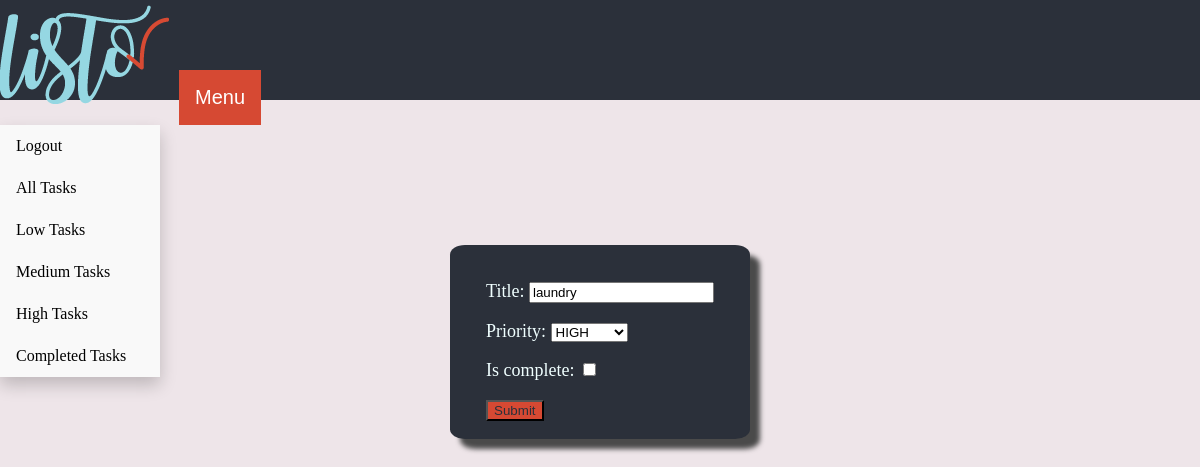
The app's page /task-update/23/ (signed in), older data.
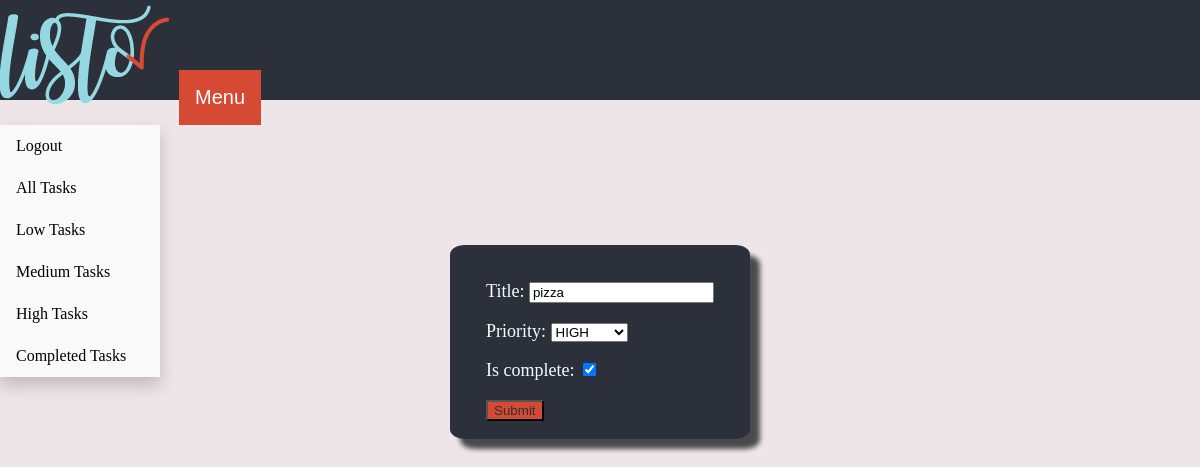
The same page, newer data.
### todolist/models.py (models this page shows, shortened)
class Task(models.Model):
    user = models.ForeignKey(User, on_delete=models.CASCADE, null=True, blank=True)
    title = models.CharField(max_length=200)
    is_complete = models.BooleanField(default=False)
    priority = models.CharField(max_length=50, choices=PRIORITY_CHOICES, default="low")
    created = models.DateTimeField(auto_now_add=True)
    class Meta:
        order_with_respect_to = "user"

### todolist/views.py (the view)
# urls.py: path("task-update/<int:pk>/", TaskUpdate.as_view(), name="update_task"),
class TaskUpdate(LoginRequiredMixin, UpdateView):
    model = Task
    template_name = "task_form.html"
    fields = ["title", "priority", "is_complete"]
    success_url = reverse_lazy("all_tasks")

### todolist/templates/task_form.html
{% extends 'base.html' %} {% block content %}
<div class="login">
  <form method="POST" action="">
    {% csrf_token %} {{form.as_p}}
    <input class="button" type="submit" value="Submit" />
  </form>
</div>
{% endblock content %}

### todolist/templates/base.html (shortened to what this page needs)
{% load static %}
<!DOCTYPE html>
<html lang="en">
  <head>
    <link rel="stylesheet" href="{% static "styles.css" %}">
    <link
  href="http://cdnjs.cloudflare.com/ajax/libs/font-awesome/4.3.0/css/font-awesome.css"
  rel="stylesheet"  type='text/css'>
  </head>
  <body>
    <div class="header">
      <div class="dropdown">
        <img src="ashley\our_to_do_list_try\todolist\static\images\listo_blue.png">
        {% if request.user.is_authenticated %}
        <span>
        <button class="dropbtn">Menu</button>
        <div class="dropcontent">
        {% else %}
        {% comment %} <a href="{% url 'login' %}">Login</a> {% endcomment %}{% endif %}
    </div></div><div>
      <div class = "block">
    {% block content %}{% endblock content %}</div>
  </body>
</html>

### todolist/static/styles.css (style rules this page uses)
body { margin: auto; width: 100%; height: 100%; background-color: #EEE5E9; }
.block { margin: auto; width: 50%; margin-top: 10%; }
.header { width: 100%; background-color: #2B303A; height: 100px; margin-bottom: 2em; }
.login { width: fit-content; padding: 1em; margin: auto; border: 10px #92DCE5; background-color: #2B303A; color: #000000; font-size: large; border-radius: 5%; box-shadow: 10px 10px 5px rgb(74, 74, 74); color: azure; padding-left: 2em; padding-right: 2em; }
.button { width: fit-content; background-color: #D64933; color: #2B303A; }
.dropbtn { background-color: #2B303A; color: white; padding: 16px; font-size: 20px; border: none; cursor: pointer; }
.dropdown { position: relative; display: inline-block; }

Row changes from the older to the newer data that the page shows:
changed Task "HIGH": title "laundry" → "pizza"; is_complete "☐" → "☑"
